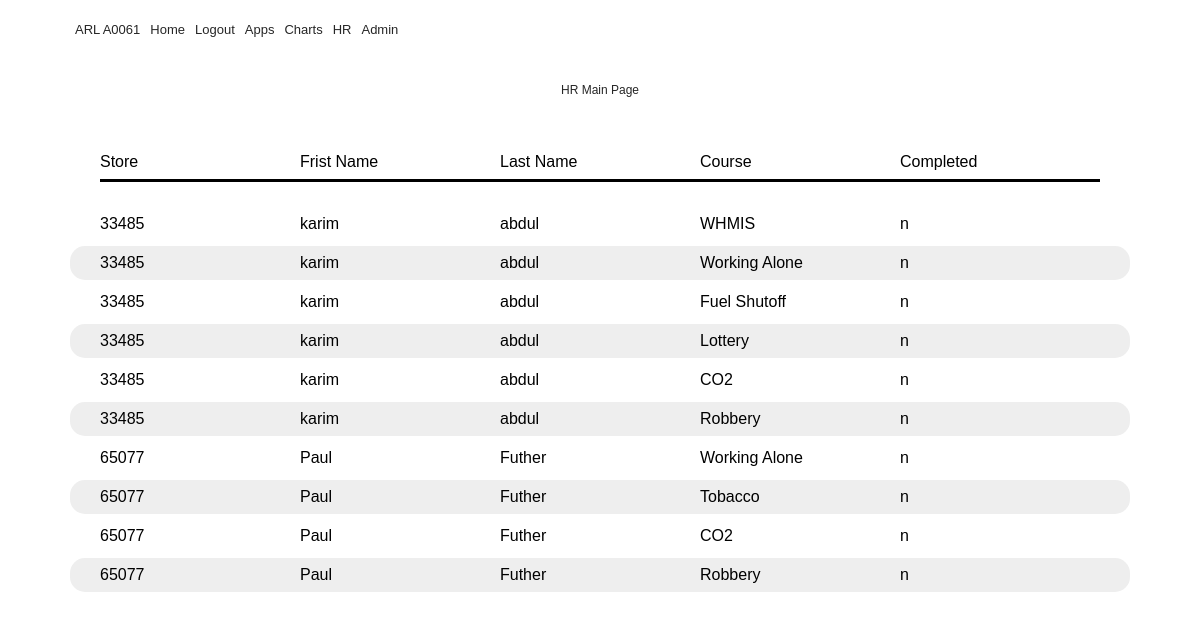
/trainingcompliance (signed in), run on an earlier commit of the app's database.
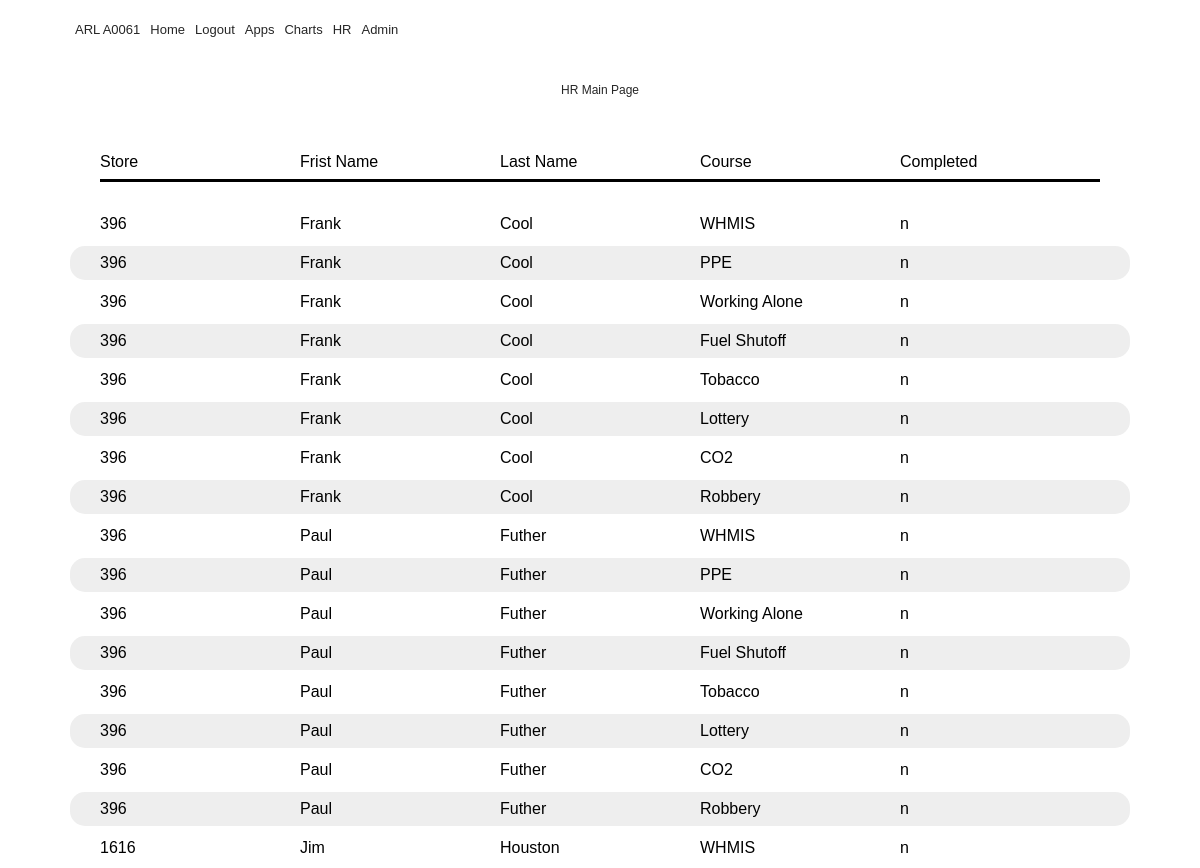
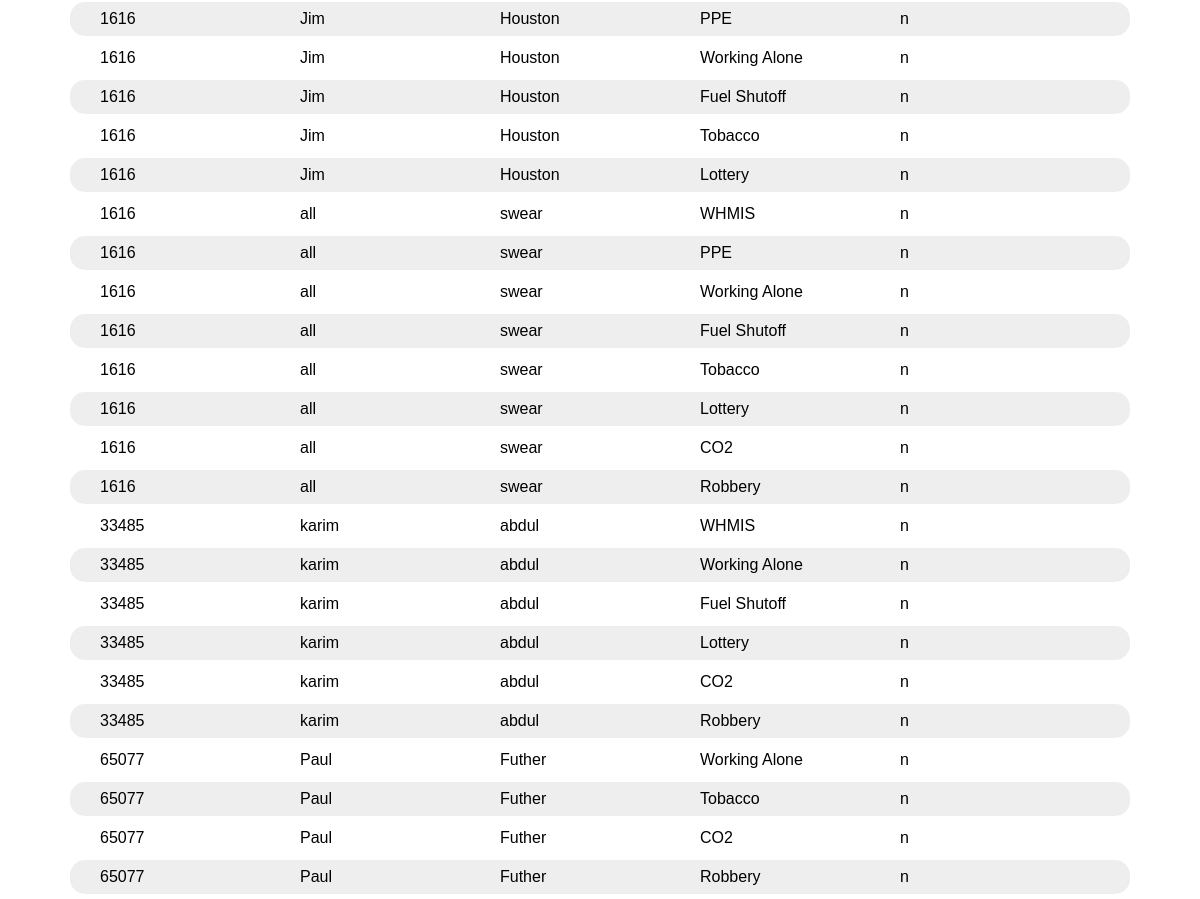
And on a later commit of the database (2 pictures, top to bottom).
### flaskblog/__init__.py (models this page shows, shortened)
class Grade(db.Model):
    id = db.Column(db.Integer(), primary_key=True)
    value = db.Column(db.String(), default="n")
    employee_id = db.Column(Integer(), ForeignKey('employee.id'))
    employee = db.relationship('Employee', backref = 'grades')
    course_id = db.Column(db.Integer(), ForeignKey('course.id'))
    course = db.relationship('Course', backref='grade')

class Employee(db.Model):
    id = db.Column(db.Integer, primary_key=True)
    firstname = db.Column(db.String(20), nullable=False)
    nickname = db.Column(db.String(20), nullable=True)
    lastname = db.Column(db.String(20), nullable=False)
    store = db.Column(db.Integer)
    addressone = db.Column(db.String(20), nullable=False)
    addresstwo = db.Column(db.String(20), nullable=True)
    apt = db.Column(db.String(20), nullable=True)
    city = db.Column(db.String(20), nullable=False)
    province = db.Column(db.String(20), nullable=False)
    country = db.Column(db.String(20), nullable=False)
    mobilephone = db.Column(db.String(10), nullable=False)
    email = db.Column(db.String(120), nullable=False)
    SIN = db.Column(db.Integer, unique=True, nullable=False)
    sinexpire = db.Column(db.DateTime(), nullable=True)
    created_on = db.Column(db.DateTime(), default=datetime.utcnow)
    updated_on = db.Column(
        db.DateTime(), default=datetime.utcnow, onupdate=datetime.utcnow)
    startdate = db.Column(db.DateTime(), nullable=True)
    enddate = db.Column(db.DateTime(), nullable=True)
    postal = db.Column(db.String(6), nullable=False)
    trainingid = db.Column(db.String(), nullable=False)
    trainingpassword = db.Column(db.String(), nullable=False)
    manager = db.Column(db.String)
    image_file = db.Column(db.String(20), nullable=False,
                           default='default.jpg')
    active = db.Column(db.String(), nullable = False)
    iprismcode = db.Column(db.String(9), nullable=False)
    dob = db.Column(db.DateTime(), nullable=True)

class Course(db.Model):
    id = db.Column(db.Integer(), primary_key=True)
    name = db.Column(db.String(100), nullable=False)

### flaskblog/routes.py (the view)
@app.route("/trainingcompliance", methods=['GET', 'POST'])
@login_required
def trainingcompliance():
    compliance = Grade.query\
            .filter_by(value="n")\
            .join(Employee, Employee.id==Grade.employee_id)\
            .join(Course, Course.id == Grade.course_id)\
            .add_columns(Grade.employee_id, Employee.firstname\
            ,Employee.lastname, Employee.store\
            , Course.name, Grade.value)\
                .order_by(Employee.store)
    return render_template('trainingcompliance.html', compliance = compliance)

### flaskblog/templates/trainingcompliance.html
{% extends "layout.html" %}
{% block content%}
        <div class= "container">
            <nav class="app-nav">
                  <ul class = "app-menu">
                        <ul>
                              <li> <a href="hrhome">HR Main Page</a></li>
                        </ul>
                  </ul>
            </nav>
      </div>
                <div class = "comptableheader">
                        <div> Store</div>
                        <div> Frist Name</div>
                        <div> Last Name</div>
                        <div> Course</div>
                        <div> Completed</div>
                </div>
                        {% for staff in compliance %}
                        <div class = "comptablecard">
                        <div class = "comphritem1"> {{staff.store}}</div>
                        <div class = "comphritem2"> {{staff.firstname}}</div>
                        <div class = "comphritem3"> {{staff.lastname}}</div>
                        <div class = "comphritem4"> {{staff.name}}</div>
                        <div class = "comphritem5"> {{staff.value}}</div>
                        </div>
                        {% endfor %}
{% endblock content %}

### flaskblog/templates/layout.html (shortened to what this page needs)
<!DOCTYPE html>
<html lang="en">
  <head>
   <link rel="stylesheet" href="https://cdnjs.cloudflare.com/ajax/libs/font-awesome/5.12.0/css/all.min.css" />
   <link rel = "stylesheet" href="/static/main.css">
  </head>
  <body>
    <div class = "container" >
              <nav class="main-nav" >
                  <ul class = "main-menu">
                    <li> <a href="{{ url_for('home')}}">ARL A0061</a></li>
                      <li> <a href="{{ url_for('home')}}">Home</a></li>
                      {% if current_user.is_authenticated %}
                       <li> <a href="{{ url_for('security.logout')}}">Logout</a></li>
                      {% else %}
                      <li> <a href="{{ url_for('login')}}">Login</a></li>
                      {% endif %}
                      <li> <a href="{{ url_for('Applications')}}">Apps</a></li>
                      <li> <a href="{{ url_for('home')}}">Charts</a></li>
                      <li> <a href="{{ url_for('hrhome')}}">HR</a></li>
                      <li> <a href="{{ url_for('admin.index')}}">Admin</a></li>
                  </ul>
              </nav>
    </div>
            <main role="main" class="container">
                    {% block content %}{% endblock %}
              </main>
  </body>
</html>

### flaskblog/static/main.css (style rules this page uses)
* { box-sizing: border-box; margin: 0; padding: 0; }
body { font-family: 'Seqoe UI', Verdana, Geneva, Tahoma, sans-serif; background: white; color: #000; font-size: 16px; line-height: 1.5; }
a { color: #262626; text-decoration: none; }
ul { list-style: none; }
.container { width: 100%; max-width: 1100px; margin: auto; }
.comptableheader { display: grid; grid-template-columns: repeat(5, 1fr); margin: auto; padding-top: 30px; padding-bottom: 5px; padding-left: 30px; padding-right: 30px; margin-right: 20px; margin-left: 20px; height: 100%; border-radius: 15px; margin-bottom: 20px; }
.comptablecard { display: grid; grid-template-columns: repeat(5, 1fr); padding-top: 5px; padding-bottom: 5px; padding-left: 30px; padding-right: 30px; margin-right: 20px; margin-left: 20px; height: 100%; border-radius: 15px; margin-bottom: 5px; justify-items: start; align-items: center; }
.comptableheader>div { border-bottom: solid; padding-bottom: 5px; }
.comptablecard:nth-child(odd) { background: #eee; }
.main-nav { display: flex; align-items: center; justify-content: space-between; height: 60px; padding: 20px 0; font-size: 13px; }
.main-nav ul { display: flex; }
.main-nav ul li { padding: 0 5px; }
.main-nav ul li a { padding-bottom: 2px; }
.main-nav ul.main-menu { flex:1; margin-left: 20px; }
.app-nav { display: flex; align-items: center; justify-content: space-between; height: 60px; padding: 20px 0; font-size: 12px; }
.app-nav ul { display: flex; }
.app-nav ul li { padding: 0 5px; }
.app-nav ul li a { padding-bottom: 5px; }
.app-menu { max-width: 700px; margin: 0 auto; padding:0 20px; display: flex; grid-template-columns: repeat(5, 1fr); grid-gap: 10px; align-items: flex-start; justify-content: center; text-align: center; }

What changed in the data, as far as the page shows it:
added Grade: store "396", firstname "Frank", lastname "Cool", name "WHMIS", value "n"
added Grade: store "396", firstname "Frank", lastname "Cool", name "PPE", value "n"
added Grade: store "396", firstname "Frank", lastname "Cool", name "Working Alone", value "n"
added Grade: store "396", firstname "Frank", lastname "Cool", name "Fuel Shutoff", value "n"
added Grade: store "396", firstname "Frank", lastname "Cool", name "Tobacco", value "n"
added Grade: store "396", firstname "Frank", lastname "Cool", name "Lottery", value "n"
added Grade: store "396", firstname "Frank", lastname "Cool", name "CO2", value "n"
added Grade: store "396", firstname "Frank", lastname "Cool", name "Robbery", value "n"
added Grade: store "396", firstname "Paul", lastname "Futher", name "WHMIS", value "n"
added Grade: store "396", firstname "Paul", lastname "Futher", name "PPE", value "n"
added Grade: store "396", firstname "Paul", lastname "Futher", name "Working Alone", value "n"
added Grade: store "396", firstname "Paul", lastname "Futher", name "Fuel Shutoff", value "n"
added Grade: store "396", firstname "Paul", lastname "Futher", name "Tobacco", value "n"
added Grade: store "396", firstname "Paul", lastname "Futher", name "Lottery", value "n"
added Grade: store "396", firstname "Paul", lastname "Futher", name "CO2", value "n"
added Grade: store "396", firstname "Paul", lastname "Futher", name "Robbery", value "n"
added Grade: store "1616", firstname "Jim", lastname "Houston", name "WHMIS", value "n"
added Grade: store "1616", firstname "Jim", lastname "Houston", name "PPE", value "n"
added Grade: store "1616", firstname "Jim", lastname "Houston", name "Working Alone", value "n"
added Grade: store "1616", firstname "Jim", lastname "Houston", name "Fuel Shutoff", value "n"
added Grade: store "1616", firstname "Jim", lastname "Houston", name "Tobacco", value "n"
added Grade: store "1616", firstname "Jim", lastname "Houston", name "Lottery", value "n"
added Grade: store "1616", firstname "all", lastname "swear", name "WHMIS", value "n"
added Grade: store "1616", firstname "all", lastname "swear", name "PPE", value "n"
added Grade: store "1616", firstname "all", lastname "swear", name "Working Alone", value "n"
added Grade: store "1616", firstname "all", lastname "swear", name "Fuel Shutoff", value "n"
added Grade: store "1616", firstname "all", lastname "swear", name "Tobacco", value "n"
added Grade: store "1616", firstname "all", lastname "swear", name "Lottery", value "n"
added Grade: store "1616", firstname "all", lastname "swear", name "CO2", value "n"
added Grade: store "1616", firstname "all", lastname "swear", name "Robbery", value "n"
